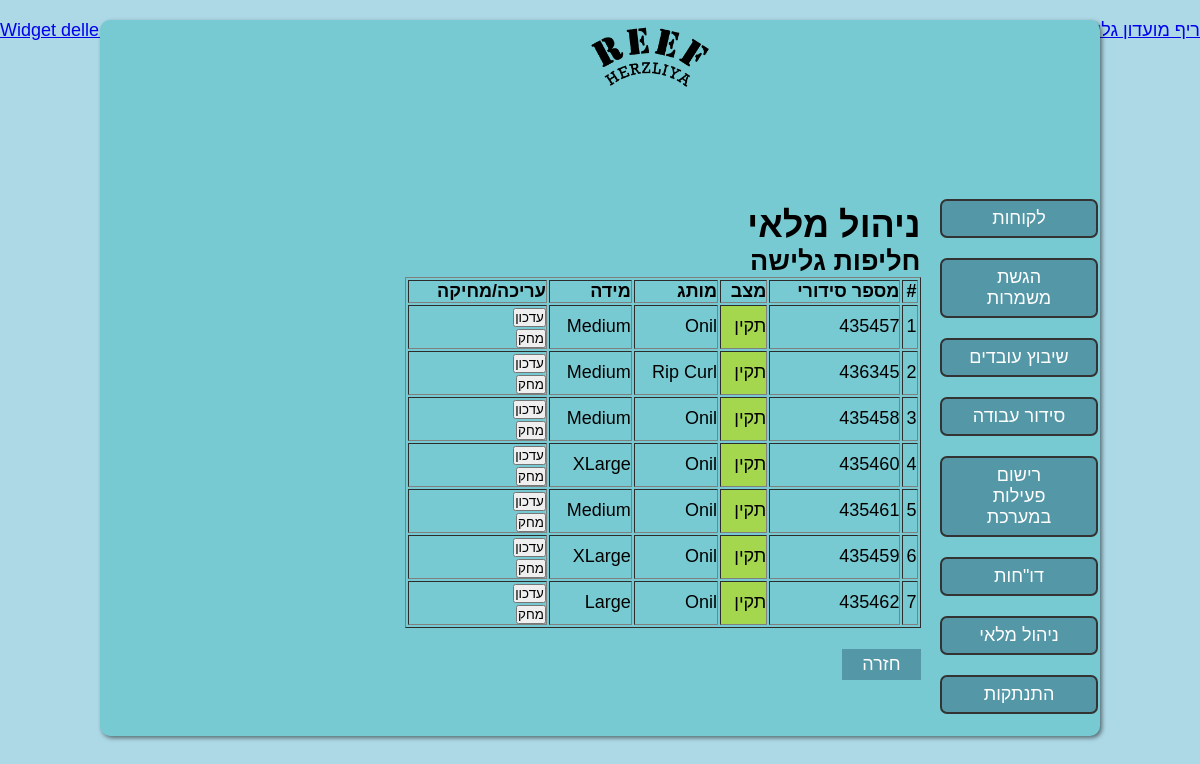
The app's page /suits_stock.php with its own data.
### tables this page shows
CREATE TABLE IF NOT EXISTS `suits` (
  `id` int(11) NOT NULL AUTO_INCREMENT,
  `id_number` int(11) NOT NULL,
  `condition` tinyint(4) NOT NULL DEFAULT '1' COMMENT 'פגום-0 תקין-1',
  `customer_id` int(11) DEFAULT NULL,
  `brand` varchar(50) NOT NULL,
  `size_id` int(11) NOT NULL,
  `gender` tinyint(4) NOT NULL COMMENT '1 - female, 2 - male',
  `time_borrowed` timestamp NULL DEFAULT NULL,
  `time_returned` timestamp NULL DEFAULT NULL,
  PRIMARY KEY (`id`),
  UNIQUE KEY `id_number` (`id_number`),
  UNIQUE KEY `customer_id` (`customer_id`),
  KEY `FK_suits_suits_sizes` (`size_id`),
  KEY `FK_suits_customers` (`customer_id`)
);

CREATE TABLE IF NOT EXISTS `suits_sizes` (
  `id` int(11) NOT NULL AUTO_INCREMENT,
  `size_name` varchar(30) NOT NULL,
  PRIMARY KEY (`id`)
);

### suits_stock.php (the view, shortened to what this page needs)
<?php https:
include 'include/db.inc.php';
$sql = "SELECT `suits`.*, `suits_sizes`.`size_name` FROM `suits` LEFT JOIN `suits_sizes` ON `suits`.`size_id`=`suits_sizes`.`id`";
$results = $conn->query( $sql );
$results->data_seek(0 );
include 'views/header.php';
?>
    <table>
        <tr>
            <td style="width: 25%; vertical-align: top;">
                <?php
                include "views/sidenav.php";
                ?>
            </td>
            <td style="width: 75%;">
                <h1>ניהול מלאי</h1>
                <h2>חליפות גלישה</h2>
                <table style="width: 98%;" border="1">
                    <tr>
                        <th>#</th>
                        <th>מספר סידורי</th>
                        <th>מצב</th>
                        <th>מותג</th>
                        <th>מידה</th>
                        <th>עריכה/מחיקה</th>
                    </tr>
                    <?php
                    $counter = 1;
                    while ( $suits = $results->fetch_assoc() ) {
                        $bg_color = "#A4D74E";
                        $condition_string = "תקין";
                        ?>
                        <tr>
                            <td><?php echo $counter++; ?></td>
                            <td><?php echo $suits['id_number']; ?></td>
                            <td style="background-color: <?php echo $bg_color; ?>"><?php echo $condition_string; ?></td>
                            <td><?php echo $suits['brand']; ?></td>
                            <td><?php echo $suits['size_name']; ?></td>
                            <td>
                            <form action="edit_suits.php" method="get">
                                <button type="submit" name="edit" id="updateBoard">עדכון</button>
                            </form>
                            <button onclick="delete_id(<?php echo $suits['id']; ?>)" id="deleteBoard">מחק</button></td>
                            </td>
                        </tr>
                        <?php
                    }
                    ?>
                </table>
                <br>
                <a href="stock_managment.php" class="button">חזרה</a>
<?php
include 'views/footer.php';

### css/style.css (style rules this page uses)
* { box-sizing: border-box; margin: 0; padding: 0; }
body { padding: 0; margin: 0; text-align: right; direction: rtl; font-family: Arial, sans-serif; background: url('../images/surfing-926822_1920.jpg'); background-size: cover; font-size: 18px; overflow-x: hidden; }
.button { background-color: #5497A7; color: #fff; border: none; padding: 5px 20px; cursor: pointer; font-size: inherit; display: inline-block; text-decoration: none; }
@media only screen and (max-width: 1360px) { body { background: lightblue; } }

### records on screen
suits: id_number "435457", condition_string "תקין", brand "Onil", size.size_name "Medium"
suits: id_number "436345", condition_string "תקין", brand "Rip Curl", size.size_name "Medium"
suits: id_number "435458", condition_string "תקין", brand "Onil", size.size_name "Medium"
suits: id_number "435460", condition_string "תקין", brand "Onil", size.size_name "XLarge"
suits: id_number "435461", condition_string "תקין", brand "Onil", size.size_name "Medium"
suits: id_number "435459", condition_string "תקין", brand "Onil", size.size_name "XLarge"
suits: id_number "435462", condition_string "תקין", brand "Onil", size.size_name "Large"
